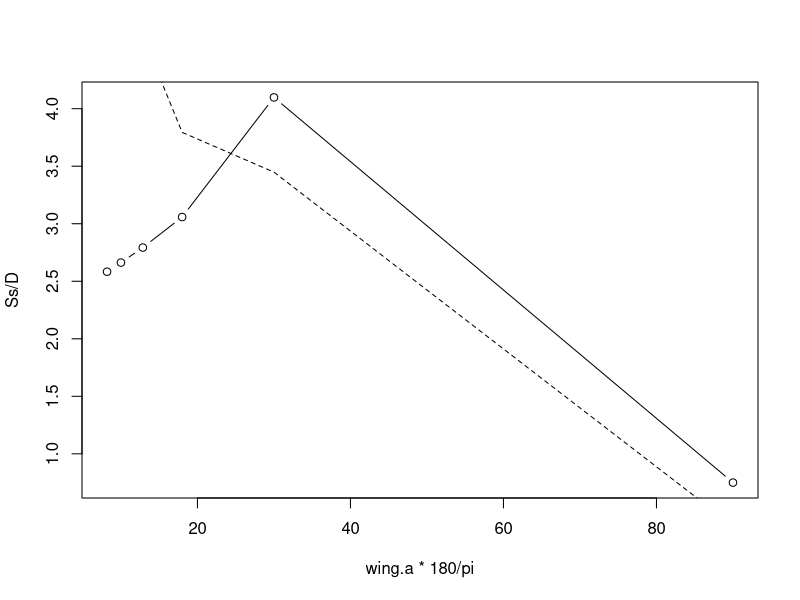
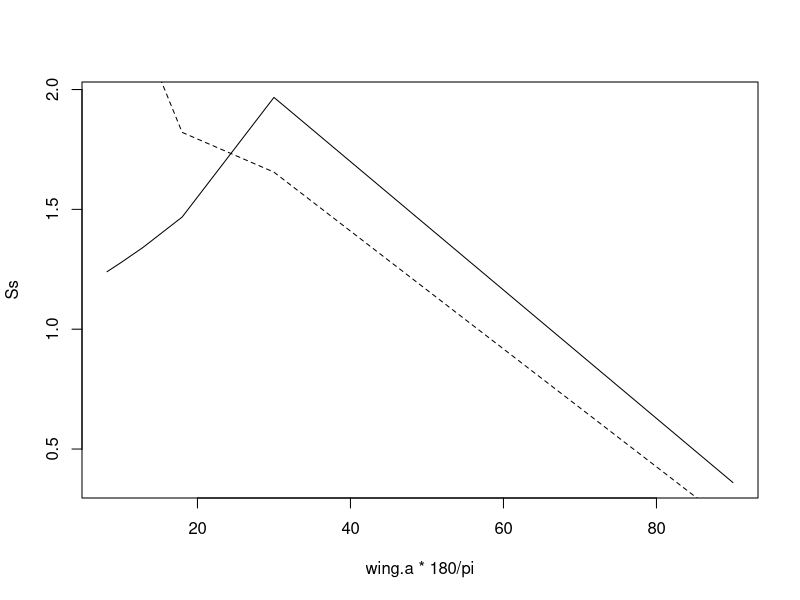
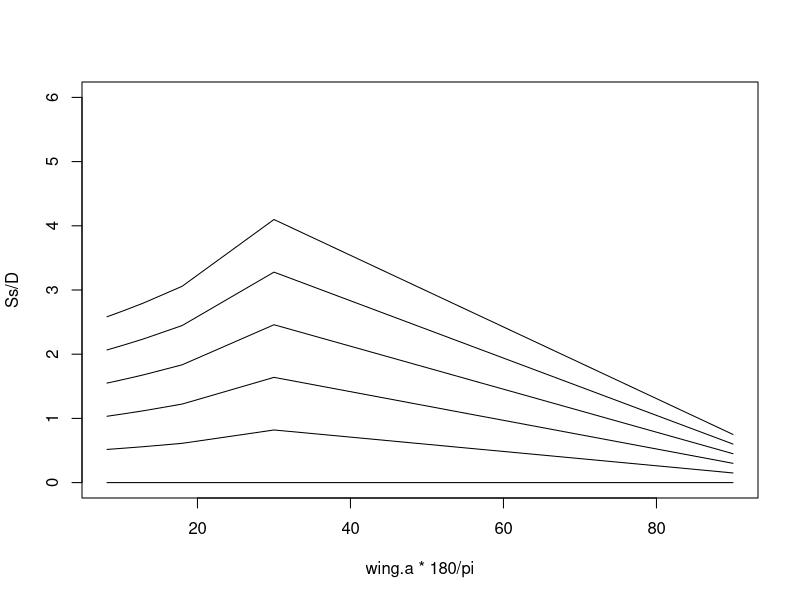
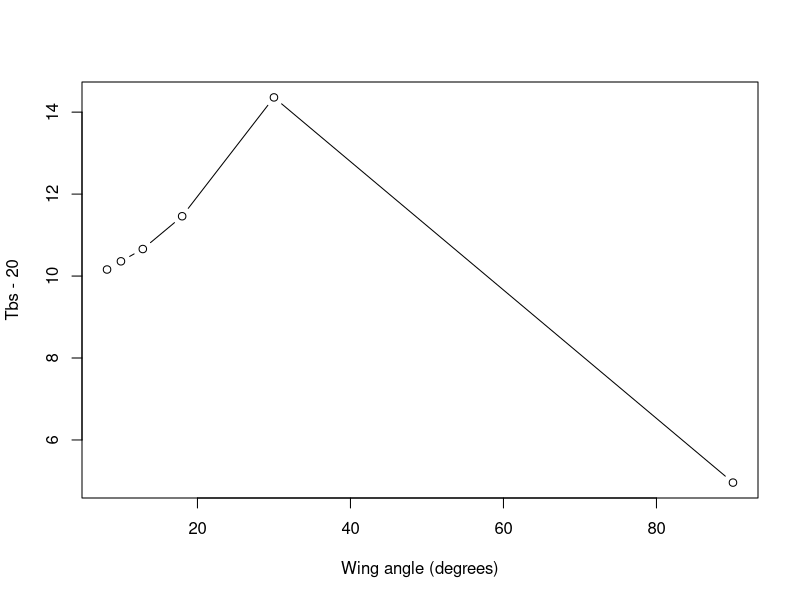

Reproduce these figures in R, in order.
#' @title Operative Environmental Temperature of a Butterfly
#'
#' @description Predicts body temperatures (operative environmental temperatures) of a butterfly in C.
#'  \cr \cr
#'  Based on \insertCite{Kingsolver1983;textual}{TrenchR} and \insertCite{Buckley2012;textual}{TrenchR}.
#' 
#' @param T_a \code{numeric} air temperature in C.
#'
#' @param Tg  \code{numeric} surface temperature in C in the sunlight.
#'
#' @param Tg_sh \code{numeric} surface temperature in C in the shade.
#'
#' @param u \code{numeric} wind speed in m / s.
#'
#' @param H_sdir \code{numeric} direct solar radiation flux in W / \ifelse{html}{\out{m<sup>2</sup>}}{\eqn{m^2}{ASCII}}.
#'
#' @param H_sdif \code{numeric} diffuse solar radiation flux in W / \ifelse{html}{\out{m<sup>2</sup>}}{\eqn{m^2}{ASCII}}.
#'
#' @param z \code{numeric} solar zenith angle in degrees.
#'
#' @param D \code{numeric} thoracic diameter in cm.
#'
#' @param delta \code{numeric} thoracic fur thickness in mm.
#' 
#' @param HB \code{numeric} dorsal hindwing solar absorbtivity as a proportion. Range for Colias is 0.4 to 0.7.
#'
#' @param PV \code{numeric} posterior ventral hindwing solar absorbtivity as a proportion. 
#'
#' @param r_g \code{numeric} substrate solar reflectivity (proportion), see \insertCite{Kingsolver1983;textual}{TrenchR}.
#' 
#' @param wing_angle \code{numeric} wing angle (degree) during basking
#'
#' @param shade \code{logical} indicator whether body temperature should be calculate in sun (\code{FALSE}) or shade (\code{TRUE}).
#'
#' @return \code{numeric} predicted body (operative environmental) temperature (C).
#'
#' @details 
#'  Thermal radiative flux is calculated following \insertCite{Gates1980;textual}{TrenchR} based on \insertCite{Swinbank1960;textual}{TrenchR} and \insertCite{Kingsolver1983;textual}{TrenchR} estimates using the Brunt equation with black body sky temperature from \insertCite{Swinbank1963;textual}{TrenchR}.
#'
#' @family biophysical models
#'
#' @export
#'
#' @references
#'   \insertAllCited{}
#'
#' @examples
#'   Tb_butterfly(
#'     T_a = 25, 
#'     Tg = 25, 
#'     Tg_sh = 20, 
#'     u = 0.4, 
#'     H_sdir = 300, 
#'     H_sdif = 100, 
#'     z = 30, 
#'     D = 0.36, 
#'     delta = 1.46, 
#'     HB = 0.6,
#'     PV=0.6, 
#'     r_g = 0.3)
#'
Tb_butterfly <- function (T_a, Tg, Tg_sh, u, H_sdir, H_sdif, z, D, delta, HB, PV, r_g = 0.3, wing_angle=42, shade = FALSE) {
  
  stopifnot(u >= 0, H_sdir >= 0, H_sdif >= 0, z >= -90, z <= 90, D > 0, delta >= 0, HB >= 0, PV >= 0, r_g >= 0, r_g <= 1, shade %in% c(FALSE, TRUE) )  
  
  # conversions
  
  # temperatures C to K
  
  TaK <- T_a + 273.15
  TaK_sh <- TaK
  Tg <- Tg + 273.15 
  Tg_sh <- Tg_sh + 273 
  
  # wind speed m/s to cm/s
  
  u <- u *100  
  
  # solar flux W/m2 to mW/cm2
  
  H_sdir <- H_sdir / 10 
  H_sdif <- H_sdif / 10
  
  # thoracic fur thickness mm to cm
  
  delta <- delta / 10     
  
  
  # Total solar radiation
  
  H_sttl <- H_sdir + H_sdif
  
  
  # Butterfly Parameters
  
  # surface emisivity, ranges from 0.95-1
  
  epsilon_s <- 0.97; 
  
  # Stefan-Boltzman constant, mW cm^-2 K^04 or 5.67*10^-8 W m-2 K-4
  
  sigma <- 5.67*10^-9 
  
  # butterfly thermal emmissivity
  
  Ep <- 1 
  
  # k_e- thermal conductivity of the fur, 1.3mWcm^-1*K^-1
  
  k_e <- 1.3; 
  
  # r_i- body radius from Kingsolver 1983
  
  r_i <- 0.15 
  
  # approximate thermal conductivity of air, mWcm^-1*K^-1
  
  k_a <- 0.25
  
  #  kinematic viscocity of air, cm^2/s at 300K 
  #     http://www.engineeringtoolbox.com/air-absolute-kinematic-viscosity-d_601.html
  
  v <- 15.68 * 10^-2  
  
  #-----
  #https://www.jstor.org/stable/pdf/4217669.pdf
  #S #area for radiation intercepted
  wing.angle= wing_angle*pi/180   #angle from vertical in radians, angle for pontia during flight, wing spread angle of 42degrees
  
  #calculate values for integers above and below then interpolate
  n=c(5,4,3,2,1,0)
  wing.as= pi/(2*(1+2*n))
  #find ns below and above

  diffs= wing.angle - wing.as
  if(min(diffs)<0 & max(diffs)>0){
  low.a=  wing.as[ which(diffs== min(diffs[diffs>0]) )]
  high.a= wing.as[ which(diffs== max(diffs[diffs<0]) )]

  #radiation intercepted
  OC_low= (r+r/tan(low.a))*(1+tan(2*low.a)/tan(low.a))
  S_low= 2*OC_low*sin(low.a)
  OC_high= (r+r/tan(high.a))*(1+tan(2*high.a)/tan(high.a))
  S_high= 2*OC_high*sin(high.a)

  #interpolate
  S= S_low+((wing.angle-low.a)/(high.a-low.a))*(S_high-S_low)
  }

  if(max(diffs)<0){
    OC= (r+r/tan(max(wing.as)))*(1+tan(2*max(wing.as))/tan(max(wing.as)))
    S= 2*OC*sin(max(wing.as))
  }
  if(min(diffs)>0){
    O= (r+r/tan(min(wing.as)))*(1+tan(2*min(wing.as))/tan(min(wing.as)))
    S= 2*OC*sin(min(wing.as))
  }
  if(min(abs(diffs))==0){
    OC= (r+r/tan(wing.angle))*(1+tan(2*wing.angle)/tan(wing.angle))
    S= 2*OC*sin(wing.angle)
  }
  
  S= S*HB #account for reflectance
  #UPDATE for HV and PV melanism
  #HV: increase absorbance during basking
  #PV: increase absorbance during heat avoidance
  
  L=0.915  #0.915 #calculate area for solar radiation using FWL, look for body length
  
  # convert length to area 
  # how to calculate absorptivity from wing traits
  #------
  
  A_sdir=S*L
  
  # total surface area cm^2 as area of cylinder without ends
  A_sttl <- pi * D * 2 
  
  #-----------------------------
  #UPDATE RADIATION ESTIMATES
  
  # direct and reflected surface areas For butterflies basking with wings perpendicular to radiation 
  A_sref <- A_sttl/2
  
  # RADIATIVE HEAT FLUx, mW
  
  #For Colias: Q_s <- alpha * A_sdir * H_sdir / cos(z * pi / 180) + alpha * A_sref * H_sdif + alpha * r_g * A_sref * H_sttl  
  
  Q_s <- A_sdir * H_sdir / cos(z * pi / 180) + PV * A_sref * H_sdif + 0.5*(PV+HB) * r_g * A_sref * H_sttl  
  #direct radiation already accounts for absorptivity
  #average PV and HB absorptivity for reflected radiation
  
  #-----------------------------
  
  # THERMAL RADIATIVE FLUX in K
  
  # black body sky temperature from Swinbank 1963
  
  # Tsky <- 0.0552*(TaK)^1.5 
  
  # Gates 1980 Biophysical ecology based on Swinbank 1960, Kingsolver (1983) estimates using Brunt equation
  
  Tsky <- (1.22 * T_a - 20.4) + 273.15 
  
  # Q_t <- 0.5* A_sttl * Ep * sigma * (Tb^4 - Tsky^4) +0.5* A_sttl * Ep * sigma * (Tb^4 - Tg^4)
  
  
  # CONVECTIVE HEAT FLUX
  
  # Reynolds number- ratio of interval viscous forces
  
  R_e <- u * D / v
  
  # Nusselt number- dimensionless conductance
  
  N_u <- 0.6 * R_e^0.5
  
  # Kingsolver 1983
  
  # N_u <- 2.3 
  
  
  h_c <- N_u * k_a / D;
  
  
  # total convective heat transfer coefficient
  
  h_T <- (1 / h_c + (r_i + delta) * log((r_i + delta) / r_i) / k_e)^-1;  
  
  # convective heat transfer surface area
  
  # A_c <- A_sttl
  
  # Q_c <- h_T * A_c * (Tb-T_a)
  
  # Solution 
  
  a <- A_sttl * Ep * sigma
  b <- h_T * A_sttl
  d <- h_T * A_sttl * TaK +0.5 * A_sttl * Ep * sigma * Tsky^4 + 0.5 * A_sttl * Ep * sigma * (Tg)^4 + Q_s
  
  # in K
  
  Te <- 1 / 2 * sqrt((2 * b) / (a * sqrt((sqrt(3) * sqrt(256 * a^3 * d^3 + 27 * a^2 * b^4) + 9 * a * b^2)^(1 / 3) / (2^(1 / 3) * 3^(2 / 3) * a) - (4 * (2 / 3)^(1 / 3) * d) / (sqrt(3) * sqrt(256 * a^3 * d^3 + 27 * a^2 * b^4) + 9 * a * b^2)^(1 / 3))) - (sqrt(3) * sqrt(256 * a^3 * d^3 + 27 * a^2 * b^4) + 9 * a * b^2)^(1 / 3) / (2^(1 / 3) * 3^(2 / 3) * a) + (4 * (2 / 3)^(1 / 3) * d) / (sqrt(3) * sqrt(256 * a^3 * d^3 + 27 * a^2 * b^4) + 9 * a * b^2)^(1 / 3)) - 1 / 2 * sqrt((sqrt(3) * sqrt(256 * a^3 * d^3 + 27 * a^2 * b^4) + 9 * a * b^2)^(1 / 3) / (2^(1 / 3) * 3^(2 / 3) * a) - (4 * (2 / 3)^(1 / 3) * d) / (sqrt(3) * sqrt(256 * a^3 * d^3 + 27 * a^2 * b^4) + 9 * a * b^2)^(1 / 3)) 
  
  # in C
  
  Te= Te - 273.15
  #-----------------
  
  # Shade Adjustments
  # At 40-42C, assume closed wing heat avoidance posture, wing angle=0
  #orient parallel to solar radiation
  
  # if shade assume 10% direct radiation 
  if (shade) {H_sdir=H_sdir/10}
    
    A_sdir=0 #close wings, no reflectance basking
    
    # total surface area cm^2 as area of cylinder without ends
    A_sttl <- pi * D * 2 
    
    #-----------------------------
    #UPDATE RADIATION ESTIMATES
    
    # direct and reflected surface areas For butterflies basking with wings perpendicular to radiation 
    A_sref <- A_sttl/2
    
    # No direct radiation, only diffuse and reflected
    H_sdir_sh <- 0
    H_sdif_sh <- H_sdif
    H_sttl <- H_sdir + H_sdif
    
    # RADIATIVE HEAT FLUx, mW
    Q_s <- A_sdir * H_sdir / cos(z * pi / 180) + PV * A_sref * H_sdif + 0.5*(PV+HB) * r_g * A_sref * H_sttl  
    #direct radiation already accounts for absorptivity
    
    # Solution 
    Tg_sh=Tg #find Tg shade
    
    a <- A_sttl * Ep * sigma
    b <- h_T * A_sttl
    d <- h_T * A_sttl * TaK +0.5 * A_sttl * Ep * sigma * Tsky^4 + 0.5 * A_sttl * Ep * sigma * (Tg_sh)^4 + Q_s
    
    # in K
    
    Te_sh <- 1 / 2 * sqrt((2 * b) / (a * sqrt((sqrt(3) * sqrt(256 * a^3 * d^3 + 27 * a^2 * b^4) + 9 * a * b^2)^(1 / 3) / (2^(1 / 3) * 3^(2 / 3) * a) - (4 * (2 / 3)^(1 / 3) * d) / (sqrt(3) * sqrt(256 * a^3 * d^3 + 27 * a^2 * b^4) + 9 * a * b^2)^(1 / 3))) - (sqrt(3) * sqrt(256 * a^3 * d^3 + 27 * a^2 * b^4) + 9 * a * b^2)^(1 / 3) / (2^(1 / 3) * 3^(2 / 3) * a) + (4 * (2 / 3)^(1 / 3) * d) / (sqrt(3) * sqrt(256 * a^3 * d^3 + 27 * a^2 * b^4) + 9 * a * b^2)^(1 / 3)) - 1 / 2 * sqrt((sqrt(3) * sqrt(256 * a^3 * d^3 + 27 * a^2 * b^4) + 9 * a * b^2)^(1 / 3) / (2^(1 / 3) * 3^(2 / 3) * a) - (4 * (2 / 3)^(1 / 3) * d) / (sqrt(3) * sqrt(256 * a^3 * d^3 + 27 * a^2 * b^4) + 9 * a * b^2)^(1 / 3)) 
    
    # in C
    
    Te_sh= Te_sh - 273.15
    
    #MODEL THERMOREGULATION
    #Choose available temperature closest to 35C
    if(!is.na(Te) & !is.na(Te_sh)){
      #select Tb closest to preferred of 35C temperature
      bounds=sort(c(Te, Te_sh))
      all.temps= seq(bounds[1], bounds[2], 0.1) 
      Te= all.temps[which.min(abs(all.temps-(35+273) ))]
    } #end check data
  
  return(Te)
} 

#Plasticity: https://doi.org/10.1093/icb/38.3.545
#Kingsolver, J. G. 1987. Evolution and coadaptation of thermoregulatory behavior and wing pigmentation
#pattern in pierid butterflies. Evolution 41:472—490.
#P. occidentalis
#Longday= 16 hr light; shortday= 10 hr light

#----
#Thermoregulatory significance of wing melanization in Pieris butterflies: Physics, posture, and pattern
#https://www.jstor.org/stable/pdf/4217669.pdf
#reflectance model
#a dimensionless wing length, (L/D), the ratio of thermally-effective wing length to body diameter, and a dimensionless amount of radiation intercepted, (S/D). 

#Measurements with a spectroreflectometer (Kingsolver 1983 a) for Pieris show that the white dorsal wing surfaces have a solar reflectivity of more than 0.8, while the reflectivity of the black melanic wing regions is less than 0.3. 

#Thermal ecology of Pieris butterflies (Lepidoptera: Pieridae): a new mechanism of behavioral thermoregulation
#https://www.jstor.org/stable/pdf/4217668.pdf
#Colorado temperature dependence of flight

orient.angle=0 #orientation angle, angle from vertical

wing.angle.d= 45 #angle from vertical
#convert to radians
wing.angle= pi/10   #wing.angle.d*pi/180

#basking during flight initiation: Pontia (42degrees), Pieris (17 degrees)
#basking during flight behavior: Pontia (48degrees), Pieris (23 degrees)

#body radius
r= 0.36/2 #cm CHECK
#wingspan 4.5 to 6.5 cm #https://entnemdept.ufl.edu/creatures/veg/leaf/imported_cabbageworm.htm

R=0.8 #reflectivity
#L #reflective wing length
#S #area for radiation intercepted
#r #body radius

#reflective wing length
L= (r+r/tan(wing.angle))*tan(2*wing.angle)/tan(wing.angle)+r
#check degree vs radians

#radiation intercepted
OC= (r+r/tan(wing.angle))*(1+tan(2*wing.angle)/tan(wing.angle))
S= 2*OC*sin(wing.angle)
S=S*R #check reduction
#For wings of reflectivity R less than 1.0, the radiation intercepted must be reduced appropriately from the values
#of S obtained above. For each reflection from the wing, the radiation intercepted is reduced by a factor R

#S is wing area absorbing direct solar radiation

#Recreate figure 3
#Fig 3: maximum radiation intercepted (S/D), minimum wing length required to intercept maximum radiation (L/D) 

n=c(0, 1, 2, 3, 4, 5)
wing.a= pi/(2*(1+2*n))

Ss= rep(NA, length(wing.a))
Ls= rep(NA, length(wing.a))

for(wing.k in 1: length(wing.a)){
  wing.angle= wing.a[wing.k]
  
  #reflective wing length
  Ls[wing.k]= (r+r/tan(wing.angle))*tan(2*wing.angle)/tan(wing.angle)+r
  
  #radiation intercepted
  OC= (r+r/tan(wing.angle))*(1+tan(2*wing.angle)/tan(wing.angle))
  Ss[wing.k]= 2*OC*sin(wing.angle)
  }

D=0.48 #to produce Fig. 3 #0.36
plot(wing.a*180/pi, Ss/D, type="b")
points(wing.a*180/pi, Ls/D, type="l", lty="dashed")

#plot lengths
plot(wing.a*180/pi, Ss, type="l")
points(wing.a*180/pi, Ls, type="l", lty="dashed")

#-----
#Fig 5
ref= c(0,.2,.4,.6,.8)
plot(wing.a*180/pi, Ss/D, type="l", ylim=c(0,6))
for (ref.k in 1:length(ref)){
points(wing.a*180/pi, Ss*ref[ref.k]/D, type="l")
}

#-----
#Fig 7
wing.a= seq(80,5,-2)

n=c(0, 1, 2, 3, 4, 5)
wing.a= pi/(2*(1+2*n))*180/pi

Tbs= rep(NA, length(wing.a))

for(wing.k in 1: length(wing.a)){
  Tbs[wing.k]= Tb_butterfly( T_a = 20, Tg = 20, Tg_sh = 20, u = 1, 
                            H_sdir = 800, H_sdif = 200, z = 30, D = 0.36, 
                            delta = 1.46, HB = 0.6,  PV = 0.6, r_g = 0.3, wing_angle=wing.a[wing.k])
}
 
plot(wing.a,Tbs-20, xlab="Wing angle (degrees)", type="b")

T_a = 20; Tg = 20; Tg_sh = 20; u = 1; 
H_sdir = 800; H_sdif = 200; z = 30; D = 0.36; 
delta = 1.46; alpha = 0.6; r_g = 0.3; wing_angle=wing.a[1]

#=====================================

Tb_butterfly.mat <- function (Temat, D, delta, HB, PV, r_g = 0.3, wing_angle=42, shade = FALSE) {
  
  #extract from matrix
  Temat= as.numeric(Temat)
  T_a= Temat[1]
  T_a_sh= Temat[2]
  Tg= Temat[3]
  Tg_sh= Temat[4]
  u= Temat[5]
  H_sdir= Temat[6]
  H_sdif= Temat[7]
  z= Temat[8]
  
  # conversions
  # temperatures C to K
  
  TaK <- T_a + 273.15
  TaK_sh <- T_a_sh + 273.15
  Tg <- Tg + 273.15 
  Tg_sh <- Tg_sh + 273 
  
  # wind speed m/s to cm/s
  
  u <- u *100  
  
  # solar flux W/m2 to mW/cm2
  
  H_sdir <- H_sdir / 10 
  H_sdif <- H_sdif / 10
  
  # thoracic fur thickness mm to cm
  
  delta <- delta / 10     
  
  
  # Total solar radiation
  
  H_sttl <- H_sdir + H_sdif
  
  
  # Butterfly Parameters
  
  # surface emisivity, ranges from 0.95-1
  
  epsilon_s <- 0.97; 
  
  # Stefan-Boltzman constant, mW cm^-2 K^04 or 5.67*10^-8 W m-2 K-4
  
  sigma <- 5.67*10^-9 
  
  # butterfly thermal emmissivity
  
  Ep <- 1 
  
  # k_e- thermal conductivity of the fur, 1.3mWcm^-1*K^-1
  
  k_e <- 1.3; 
  
  # r_i- body radius from Kingsolver 1983
  
  r_i <- 0.15 
  
  # approximate thermal conductivity of air, mWcm^-1*K^-1
  
  k_a <- 0.25
  
  #  kinematic viscocity of air, cm^2/s at 300K 
  #     http://www.engineeringtoolbox.com/air-absolute-kinematic-viscosity-d_601.html
  
  v <- 15.68 * 10^-2  
  
  #-----
  #https://www.jstor.org/stable/pdf/4217669.pdf
  #S #area for radiation intercepted
  wing.angle= wing_angle*pi/180   #angle from vertical in radians, angle for pontia during flight, wing spread angle of 42degrees
  
  #calculate values for integers above and below then interpolate
  n=c(5,4,3,2,1,0)
  wing.as= pi/(2*(1+2*n))
  #find ns below and above
  
  diffs= wing.angle - wing.as
  if(min(diffs)<0 & max(diffs)>0){
    low.a=  wing.as[ which(diffs== min(diffs[diffs>0]) )]
    high.a= wing.as[ which(diffs== max(diffs[diffs<0]) )]
    
    #radiation intercepted
    OC_low= (r+r/tan(low.a))*(1+tan(2*low.a)/tan(low.a))
    S_low= 2*OC_low*sin(low.a)
    OC_high= (r+r/tan(high.a))*(1+tan(2*high.a)/tan(high.a))
    S_high= 2*OC_high*sin(high.a)
    
    #interpolate
    S= S_low+((wing.angle-low.a)/(high.a-low.a))*(S_high-S_low)
  }
  
  if(max(diffs)<0){
    OC= (r+r/tan(max(wing.as)))*(1+tan(2*max(wing.as))/tan(max(wing.as)))
    S= 2*OC*sin(max(wing.as))
  }
  if(min(diffs)>0){
    O= (r+r/tan(min(wing.as)))*(1+tan(2*min(wing.as))/tan(min(wing.as)))
    S= 2*OC*sin(min(wing.as))
  }
  if(min(abs(diffs))==0){
    OC= (r+r/tan(wing.angle))*(1+tan(2*wing.angle)/tan(wing.angle))
    S= 2*OC*sin(wing.angle)
  }
  
  S= S*HB #account for reflectance
  #UPDATE for HV and PV melanism
  #HV: increase absorbance during basking
  #PV: increase absorbance during heat avoidance
  
  L=0.915  #0.915 #calculate area for solar radiation using FWL, look for body length
  
  # convert length to area 
  # how to calculate absorptivity from wing traits
  #------
  
  A_sdir=S*L
  
  # total surface area cm^2 as area of cylinder without ends
  A_sttl <- pi * D * 2 
  
  #-----------------------------
  #UPDATE RADIATION ESTIMATES
  
  # direct and reflected surface areas For butterflies basking with wings perpendicular to radiation 
  A_sref <- A_sttl/2
  
  # RADIATIVE HEAT FLUx, mW
  
  #For Colias: Q_s <- alpha * A_sdir * H_sdir / cos(z * pi / 180) + alpha * A_sref * H_sdif + alpha * r_g * A_sref * H_sttl  
  
  Q_s <- A_sdir * H_sdir / cos(z * pi / 180) + PV * A_sref * H_sdif + 0.5*(PV+HB) * r_g * A_sref * H_sttl  
  #direct radiation already accounts for absorptivity
  #average PV and HB absorptivity for reflected radiation
  
  #-----------------------------
  
  # THERMAL RADIATIVE FLUX in K
  
  # black body sky temperature from Swinbank 1963
  
  # Tsky <- 0.0552*(TaK)^1.5 
  
  # Gates 1980 Biophysical ecology based on Swinbank 1960, Kingsolver (1983) estimates using Brunt equation
  
  Tsky <- (1.22 * T_a - 20.4) + 273.15 
  
  # Q_t <- 0.5* A_sttl * Ep * sigma * (Tb^4 - Tsky^4) +0.5* A_sttl * Ep * sigma * (Tb^4 - Tg^4)
  
  
  # CONVECTIVE HEAT FLUX
  
  # Reynolds number- ratio of interval viscous forces
  
  R_e <- u * D / v
  
  # Nusselt number- dimensionless conductance
  
  N_u <- 0.6 * R_e^0.5
  
  # Kingsolver 1983
  
  # N_u <- 2.3 
  
  
  h_c <- N_u * k_a / D;
  
  
  # total convective heat transfer coefficient
  
  h_T <- (1 / h_c + (r_i + delta) * log((r_i + delta) / r_i) / k_e)^-1;  
  
  # convective heat transfer surface area
  
  # A_c <- A_sttl
  
  # Q_c <- h_T * A_c * (Tb-T_a)
  
  # Solution 
  
  a <- A_sttl * Ep * sigma
  b <- h_T * A_sttl
  d <- h_T * A_sttl * TaK +0.5 * A_sttl * Ep * sigma * Tsky^4 + 0.5 * A_sttl * Ep * sigma * (Tg)^4 + Q_s
  
  # in K
  
  Te <- 1 / 2 * sqrt((2 * b) / (a * sqrt((sqrt(3) * sqrt(256 * a^3 * d^3 + 27 * a^2 * b^4) + 9 * a * b^2)^(1 / 3) / (2^(1 / 3) * 3^(2 / 3) * a) - (4 * (2 / 3)^(1 / 3) * d) / (sqrt(3) * sqrt(256 * a^3 * d^3 + 27 * a^2 * b^4) + 9 * a * b^2)^(1 / 3))) - (sqrt(3) * sqrt(256 * a^3 * d^3 + 27 * a^2 * b^4) + 9 * a * b^2)^(1 / 3) / (2^(1 / 3) * 3^(2 / 3) * a) + (4 * (2 / 3)^(1 / 3) * d) / (sqrt(3) * sqrt(256 * a^3 * d^3 + 27 * a^2 * b^4) + 9 * a * b^2)^(1 / 3)) - 1 / 2 * sqrt((sqrt(3) * sqrt(256 * a^3 * d^3 + 27 * a^2 * b^4) + 9 * a * b^2)^(1 / 3) / (2^(1 / 3) * 3^(2 / 3) * a) - (4 * (2 / 3)^(1 / 3) * d) / (sqrt(3) * sqrt(256 * a^3 * d^3 + 27 * a^2 * b^4) + 9 * a * b^2)^(1 / 3)) 
  
  # in C
  
  Te= Te - 273.15
  #-----------------
  
  # Shade Adjustments
  # At 40-42C, assume closed wing heat avoidance posture, wing angle=0
  #orient parallel to solar radiation
  
  # if shade assume 10% direct radiation 
  if (shade) {H_sdir=H_sdir/10}
  
  A_sdir=0 #close wings, no reflectance basking
  
  # total surface area cm^2 as area of cylinder without ends
  A_sttl <- pi * D * 2 
  
  #-----------------------------
  #UPDATE RADIATION ESTIMATES
  
  # direct and reflected surface areas For butterflies basking with wings perpendicular to radiation 
  A_sref <- A_sttl/2
  
  # No direct radiation, only diffuse and reflected
  H_sdir_sh <- 0
  H_sdif_sh <- H_sdif
  H_sttl <- H_sdir + H_sdif
  
  # RADIATIVE HEAT FLUx, mW
  Q_s <- A_sdir * H_sdir / cos(z * pi / 180) + PV * A_sref * H_sdif + 0.5*(PV+HB) * r_g * A_sref * H_sttl  
  #direct radiation already accounts for absorptivity
  
  # Solution 
  a <- A_sttl * Ep * sigma
  b <- h_T * A_sttl
  d <- h_T * A_sttl * TaK_sh +0.5 * A_sttl * Ep * sigma * Tsky^4 + 0.5 * A_sttl * Ep * sigma * (Tg_sh)^4 + Q_s
  
  # in K
  
  Te_sh <- 1 / 2 * sqrt((2 * b) / (a * sqrt((sqrt(3) * sqrt(256 * a^3 * d^3 + 27 * a^2 * b^4) + 9 * a * b^2)^(1 / 3) / (2^(1 / 3) * 3^(2 / 3) * a) - (4 * (2 / 3)^(1 / 3) * d) / (sqrt(3) * sqrt(256 * a^3 * d^3 + 27 * a^2 * b^4) + 9 * a * b^2)^(1 / 3))) - (sqrt(3) * sqrt(256 * a^3 * d^3 + 27 * a^2 * b^4) + 9 * a * b^2)^(1 / 3) / (2^(1 / 3) * 3^(2 / 3) * a) + (4 * (2 / 3)^(1 / 3) * d) / (sqrt(3) * sqrt(256 * a^3 * d^3 + 27 * a^2 * b^4) + 9 * a * b^2)^(1 / 3)) - 1 / 2 * sqrt((sqrt(3) * sqrt(256 * a^3 * d^3 + 27 * a^2 * b^4) + 9 * a * b^2)^(1 / 3) / (2^(1 / 3) * 3^(2 / 3) * a) - (4 * (2 / 3)^(1 / 3) * d) / (sqrt(3) * sqrt(256 * a^3 * d^3 + 27 * a^2 * b^4) + 9 * a * b^2)^(1 / 3)) 
  
  # in C
  
  Te_sh= Te_sh - 273.15
  
  #MODEL THERMOREGULATION
  #Choose available temperature closest to 35C
  if(!is.na(Te) & !is.na(Te_sh) & is.finite(Te) & is.finite(Te_sh)){
    #select Tb closest to preferred of 35C temperature
    bounds=sort(c(Te, Te_sh))
    all.temps= seq(bounds[1], bounds[2], 0.1) 
    Te= all.temps[which.min(abs(all.temps-(35+273) ))]
  } #end check data
  
  return(Te)
} 
